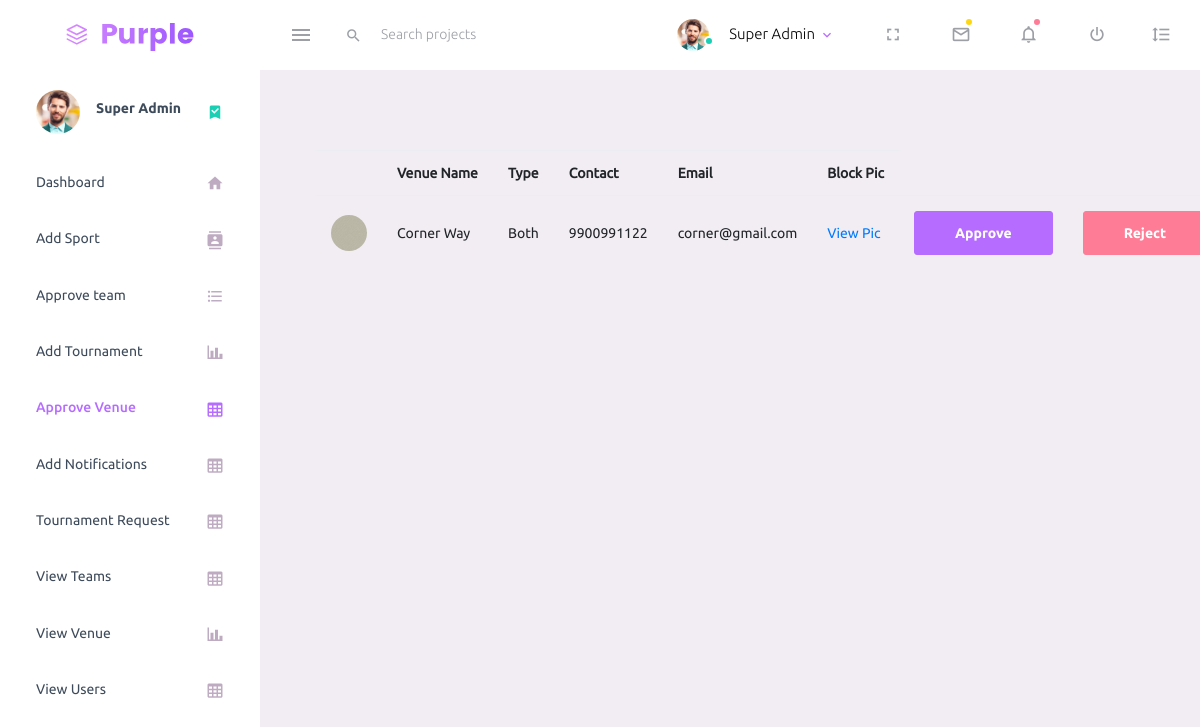
The app's page /SCMS/Admin/PendingVenue with its own data.
### ClubManagementApp/models.py (models this page shows, shortened)
class VenueDetails(models.Model):
    venue_id=models.AutoField(primary_key=True,db_column="v_id")
    venue_name=models.CharField(max_length=30,db_column="v_name")
    venue_type=models.CharField(max_length=20,db_column="v_type")
    venue_address=models.CharField(max_length=200,db_column="v_address")
    venue_contact=models.CharField(max_length=10,db_column="v_contact")
    venue_email=models.CharField(max_length=30,db_column="v_email")
    venue_user_id=models.IntegerField(db_column="v_userid")
    venue_pic=models.ImageField(upload_to="Venue/",db_column="v_pic")
    venue_seat=models.ImageField(upload_to="Venue/Seat/",db_column="v_seat")
    venue_passwd=models.CharField(max_length=20,db_column="v_passwd")
    venue_status=models.CharField(max_length=10,db_column="v_status")
    class Meta:
        db_table="tb_venue"

### ClubManagementApp/views/AdminView.py (the view)
# urls.py: path('Admin/PendingVenue',AdminView.PendingVenueRequest,name="venue_request"),
def PendingVenueRequest(request):
    venue=VenueDetails.objects.filter(venue_status='not approved')
    print(venue)
    return render(request,'Admin/PendingVenueRequest.html',{'venues':venue})

### ClubManagementApp/templates/Admin/PendingVenueRequest.html
{% extends 'Admin/AdminMaster.html' %}
{% block page_content %}
<div class="container">
<table class="table table-striped">
<tr>
    <th></th>
    <th>Venue Name</th>
    <th>Type</th>
    <th>Contact</th>
    <th>Email</th>
    <th>Block Pic</th>
</tr>
{% for venue in venues %}
<tr>
    <td><img src="{{venue.venue_pic.url}}" class="img img-rounded"> </td>
    <td>{{venue.venue_name|title}}</td>
    <td>{{venue.venue_type|capfirst}}</td>
    <td>{{venue.venue_contact}}</td>
    <td>{{venue.venue_email}}</td>
    <td><a href="{{venue.venue_seat.url}}" target="_blank">View Pic</a></td>
    <td><a href="{% url 'club_management:approve_venue' venue.venue_id %}" class="btn btn-primary">Approve</a></td>
    <td><a href="{% url 'club_management:reject_venue' venue.venue_id %}" class="btn btn-danger">Reject</a></td>
</tr>
{% endfor %}
</table>
</div>
{% endblock %}

### records on screen
VenueDetails: venue_pic (picture), venue_name "Corner Way", venue_type "Both", venue_contact "9900991122", venue_email "corner@gmail.com"
